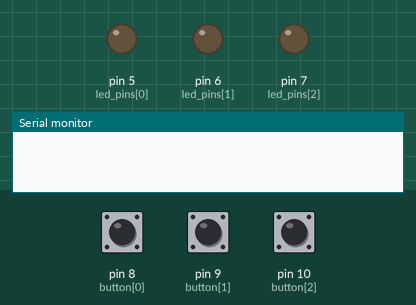
Simulated run of this sketch. Board: Arduino Uno, built with avr-gcc and run on an emulated ATmega328P. Parts: output pins drawn as LEDs (lit = HIGH), the last lines printed to the serial monitor. The test bench sets the inputs (shaded band); at power-on: pin 8 (button[0]) LOW, pin 9 (button[1]) LOW, pin 10 (button[2]) LOW.

Above: at 1.2 s.
1.3 s: pin 8 (button[0]) pulled HIGH for 0.15 s
At 1.7 s:
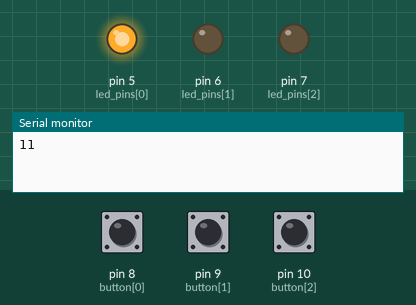
2.9 s: pin 9 (button[1]) pulled HIGH for 0.15 s
At 4.1 s:
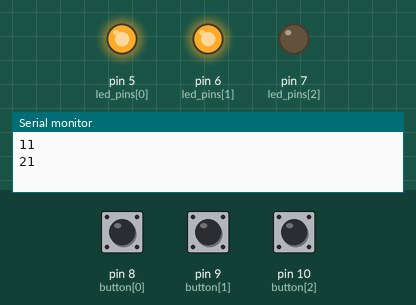
4.5 s: pin 10 (button[2]) pulled HIGH for 0.15 s
At 5.3 s:
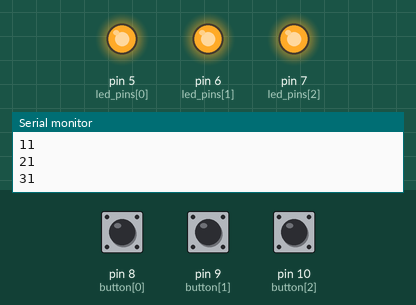
6.1 s: pin 8 (button[0]) pulled HIGH for 1 s
At 6.5 s:
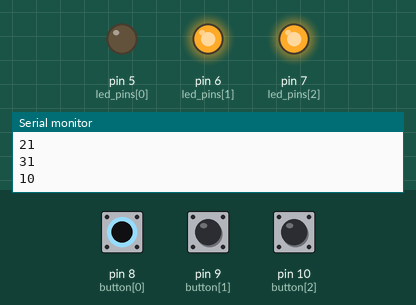
8.6 s: pin 9 (button[1]) pulled HIGH for 1 s
At 9.6 s:
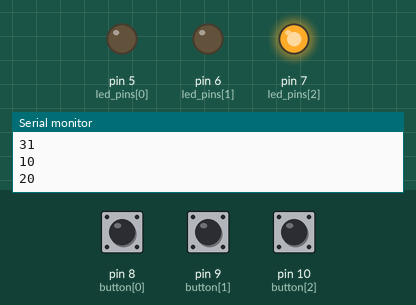
11.1 s: pin 8 (button[0]) pulled HIGH for 0.15 s
At 11.5 s:
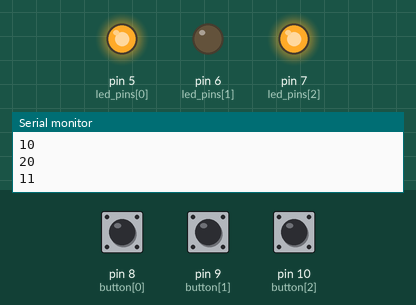
Timing chart, 0 to 13.7 s (numbered marks = the images above; inputs shaded):
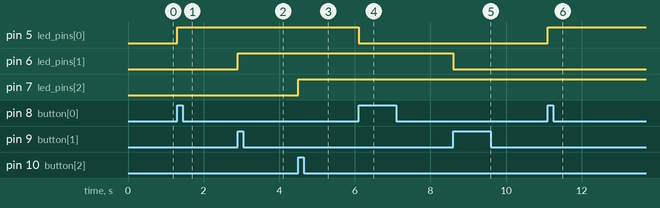

Measured:
- after the input at 1.3 s, pin 5 (led_pins[0]): LOW → HIGH at once
- after the input at 2.9 s, pin 6 (led_pins[1]): LOW → HIGH at once
- after the input at 4.5 s, pin 7 (led_pins[2]): LOW → HIGH at once
- after the input at 6.1 s, pin 5 (led_pins[0]): HIGH → LOW at once
- after the input at 8.6 s, pin 6 (led_pins[1]): HIGH → LOW at once
- after the input at 11.1 s, pin 5 (led_pins[0]): LOW → HIGH at once

The sketch:

sketch_apr26b.ino
```cpp
#include <SoftwareSerial.h>
SoftwareSerial BTSerial(2,3);
int button[]={8,9,10};
int led_pins[]={5,6,7};
boolean lastButton[]={LOW, LOW, LOW};// 이전 눌림 상태를 저장하는 변수
boolean currentButton[]={LOW, LOW, LOW};//현재 버튼 눌림 상태를 저장하는 변수
boolean button_state[3]; //버튼의 on/off여부

void setup() {
  for(int i=0; i<3; i++){ //버튼 입력으로 설정
    pinMode(button[i], INPUT);
    button_state[i]=false;
    pinMode(led_pins[i], OUTPUT);
  }
  Serial.begin(9600); //시리얼 초기화
  BTSerial.begin(9600); //블루투스 초기화
}

void loop() {
  for(int i=0; i<3; i++){
    currentButton[i]=deBounce(lastButton[i], i);//디바운싱 처리된 값을 읽어옴
    if(lastButton[i]==LOW & currentButton[i]==HIGH){
      //버튼을 누름>>상태값 전달
      button_state[i]=!button_state[i];
      digitalWrite(led_pins[i], button_state[i]);
      char message[4]="  \n"; //총 4글자에 신호 저장(3) + 마지막 신호
      message[0]=i+1+'0';
      message[1]=button_state[i]+'0';
      Serial.print(message);
      BTSerial.print(message); //블루투스로 폰에 데이터 전송
    }
    lastButton[i]=currentButton[i]; //이전 버튼 값을 현재 버튼 값으로 변경
  }
}

//작동할 때가 있고, 작동하지 않을 때에도 있음
//스위치 디바운싱 함수
boolean deBounce(boolean last, int i){ //눌렀을 때
  boolean current=digitalRead(button[i]);//현재 버튼 상태를 확인
  if(last!=current){
    //이전 버튼 상태와 현재 버튼 상태가 다름
    delay(5);//5ms 동안 기다림 (진동 잡음을 건너뛰기)
    current=digitalRead(button[i]); //현재 버튼 상태 저장
  }
  return current;
}
```
